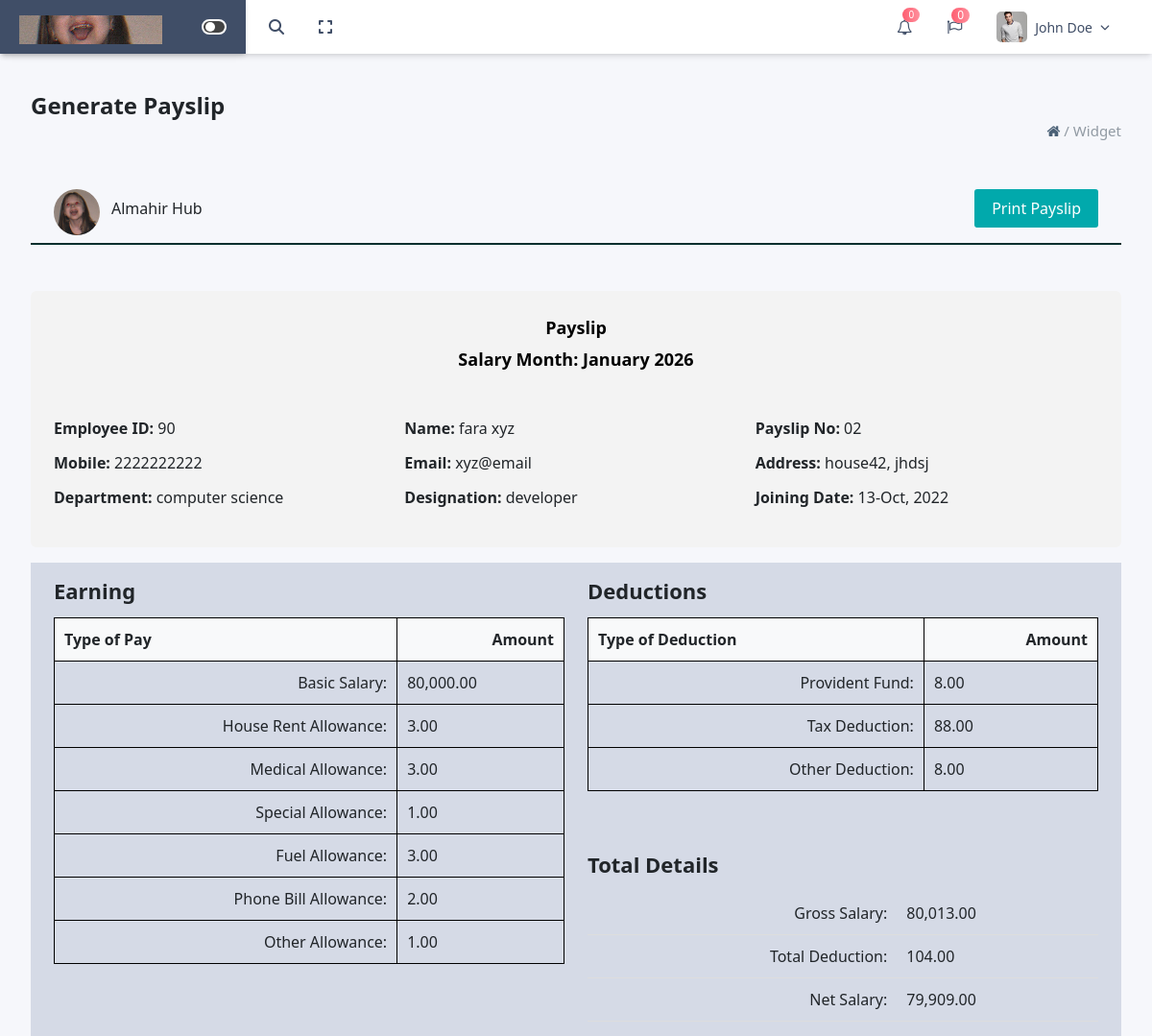
/phpfile/payrolldemo/generate_slip/generate.php?emp_id=7, run on the app's committed database.
### tables this page shows
CREATE TABLE `employee` (
  `id` int(11) NOT NULL,
  `emp_id` varchar(100) DEFAULT NULL,
  `f_name` varchar(100) DEFAULT NULL,
  `l_name` varchar(100) DEFAULT NULL,
  `dob` date DEFAULT NULL,
  `gender` varchar(10) DEFAULT NULL,
  `marital_status` varchar(20) DEFAULT NULL,
  `father_name` varchar(100) DEFAULT NULL,
  `nationality` varchar(100) DEFAULT NULL,
  `passport_no` varchar(100) DEFAULT NULL,
  `photo` varchar(255) DEFAULT NULL,
  `bank_name` varchar(100) DEFAULT NULL,
  `branch_name` varchar(100) DEFAULT NULL,
  `account_name` varchar(100) DEFAULT NULL,
  `account_number` varchar(100) DEFAULT NULL,
  `address` text DEFAULT NULL,
  `city` varchar(100) DEFAULT NULL,
  `contact_nationality` varchar(100) DEFAULT NULL,
  `mobile` varchar(20) DEFAULT NULL,
  `phone` varchar(20) DEFAULT NULL,
  `email` varchar(100) DEFAULT NULL,
  `resume` varchar(255) DEFAULT NULL,
  `offer_letter` varchar(255) DEFAULT NULL,
  `joining_letter` varchar(255) DEFAULT NULL,
  `contract_paper` varchar(255) DEFAULT NULL,
  `id_proof` varchar(255) DEFAULT NULL,
  `other_document` varchar(255) DEFAULT NULL,
  `designation` varchar(100) DEFAULT NULL,
  `join_date` date DEFAULT NULL,
  `status` varchar(10) DEFAULT 'Active',
  `department` varchar(100) DEFAULT NULL
);

CREATE TABLE `salary_details` (
  `id` int(11) NOT NULL,
  `emp_id` int(11) NOT NULL,
  `department` varchar(100) DEFAULT NULL,
  `designation` varchar(100) DEFAULT NULL,
  `enrollment_type` varchar(50) DEFAULT NULL,
  `basic_salary` decimal(10,2) DEFAULT NULL,
  `house_allowance` decimal(10,2) DEFAULT NULL,
  `medical_allowance` decimal(10,2) DEFAULT NULL,
  `special_allowance` decimal(10,2) DEFAULT NULL,
  `fuel_allowance` decimal(10,2) DEFAULT NULL,
  `phone_allowance` decimal(10,2) DEFAULT NULL,
  `other_allowance` decimal(10,2) DEFAULT NULL,
  `provident_fund` decimal(10,2) DEFAULT NULL,
  `tax_deduction` decimal(10,2) DEFAULT NULL,
  `other_deduction` decimal(10,2) DEFAULT NULL,
  `gross_salary` decimal(10,2) DEFAULT NULL,
  `total_deduction` decimal(10,2) DEFAULT NULL,
  `net_salary` decimal(10,2) DEFAULT NULL,
  `created_at` timestamp NOT NULL DEFAULT current_timestamp()
);

### phpfile/payrolldemo/generate_slip/generate.php (the view, shortened to what this page needs)
<?php
$conn = new mysqli("localhost", "root", "", "hrms_dashboard");
$emp_id = $_GET['emp_id'] ?? 0;
$salary_month = $_GET['salary_month'] ?? date('Y-m');
$emp_query = $conn->prepare("SELECT * FROM employee WHERE id = ?");
$emp_query->bind_param("i", $emp_id);
$emp_query->execute();
$employee = $emp_query->get_result()->fetch_assoc();
$salary_query = $conn->prepare("SELECT * FROM salary_details WHERE emp_id = ? ORDER BY created_at DESC LIMIT 1");
$salary_query->bind_param("i", $emp_id);
$salary_query->execute();
$salary = $salary_query->get_result()->fetch_assoc();
list($year, $month) = explode('-', $salary_month);
$payment_query = $conn->prepare("
    SELECT * FROM salary_payments
    WHERE emp_id = ?
    AND YEAR(payment_date) = ?
    AND MONTH(payment_date) = ?
");
$payment_query->bind_param("iii", $emp_id, $year, $month);
$payment_query->execute();
$payment = $payment_query->get_result()->fetch_assoc();
$payslip_no_query = $conn->prepare("
    SELECT COUNT(*) as count FROM salary_payments
    WHERE emp_id = ?
    AND (YEAR(payment_date) < ? OR (YEAR(payment_date) = ? AND MONTH(payment_date) <= ?))
");
$payslip_no_query->bind_param("iiii", $emp_id, $year, $year, $month);
$payslip_no_query->execute();
$payslip_no_result = $payslip_no_query->get_result()->fetch_assoc();
$payslip_no = $payslip_no_result ? $payslip_no_result['count'] : 0;
$payslip_no++;
$month_name = date('F Y', strtotime($salary_month . '-01'));
?>
<!DOCTYPE html>
<html lang="en">
<head>
    <link rel="stylesheet" href="../../../css/bootstrap.css">
    <link rel="stylesheet" href="../../../fontawesome/font-awesome-4.7.0/css/font-awesome.css">
    <link rel="stylesheet" href="https://cdnjs.cloudflare.com/ajax/libs/font-awesome/6.7.2/css/all.min.css">
    <link rel="stylesheet" href="https://cdnjs.cloudflare.com/ajax/libs/font-awesome/4.7.0/css/font-awesome.min.css">
    <script src="https://cdn.tailwindcss.com"></script>
    <link href="https://cdn.jsdelivr.net/npm/bootstrap-select@1.14.0-beta3/dist/css/bootstrap-select.min.css"
          rel="stylesheet">
    <link href="https://cdn.jsdelivr.net/npm/bootstrap@5.3.3/dist/css/bootstrap.min.css" rel="stylesheet">
</head>
<body class="bg-[#F6F7FB]">
<div class="w-full bg-white shadow-md fixed top-0 z-[10]">
    <header class="hidden md:flex items-center justify-between px-6  bg-whitesticky top-0  ml-64 ">
        <div class="float-left py-[12px]">
            <div class="flex items-center relative transition-all duration-500 ease-in-out w-[300px]"
                 id="search-wrapper">
                <button id="trigerIcon" class="absolute left-0 text-[#404E67] transition z-20">
                    <i class="fas fa-search text-[#404E67]"></i>
                </button>
                <button id="fullscreen-toggle"
                        class="p-1 text-[#404E67]
            rounded-full transition-all  duration-500 ease-in-out -ml-2 relative"
                        style="margin-left: -220px;">
                    <i class="fas font-[16px] fa-expand"></i>
                </button>
            </div>
        </div>
        <div class="flex items-center gap-9">
            <div class="relative inline-block text-left">
                <button id="bellButton" onclick="togglebellDopdown()" class="relative focus:outline-none">
                    <i class="fa fa-bell-o text-[#404E67] text-[16px]" aria-hidden="true"></i>
                    <span class="absolute -top-2 -right-2 a1 text-white text-[10px] rounded-full px-1.5">0</span>
                </button>
            </div>
            <div class="relative">
                <i class="fa fa-flag-o  text-[#404E67]" aria-hidden="true"></i>
                <span class="absolute -top-2 -right-2 a1 text-white text-xs rounded-full px-1.5">0</span>
            </div>
            <div class="relative inline-block text-left pr-5">
                <div id="profileButton" onclick="toggleProfileDopdown()" class="flex items-center gap-2 cursor-pointer">
                    <img src="../../../images/img_1.png" alt="user" class="w-8 h-8 rounded-[5px] object-cover">
                    <span class="text-[#404E67] text-[14px] font-medium">John Doe</span>
                    <i class="fas fa-chevron-down text-[10px] text-[#404E67]"></i>
                </div>
            </div>
        </div>
    </header>
</div>
<div class="fixed top-0 start-0 bg-[#404E67] lg:w-64 md:w-full w-full sm:w-full shadow-md lg:p-[20px] md:p-[10px] sm:p-[10px] p-[10px]  z-40">
    <div class="grid grid-cols-12 items-center">
        <div class="col-span-4 flex lg:justify-start justify-start items-center">
            <div class=" hidden lg:block ">
                <img src="../../../images/img.png" class="absolute top-4" alt="">
            </div>
        </div>
        <div class="col-span-4 flex justify-end items-center">
            <div class="hidden lg:flex">
                <div id="toggleSidebarBtn1" class="toggle-container flex">
                    <div class="toggle-circle"></div>
                </div>
            </div>
        </div>
    </div>
</div>
<div id="mainContent" class=" pt-8 pl-8 pr-8 absolute top-1 ">
    <h1 class="font-semibold text-[24px]">Generate Payslip</h1>
    <span>
        <p class="float-right text-[#919aa3] text-[15px]"><a
                    href="http://localhost/project/hrms_dashboard/phpfile/dashboard.php"><i
                        class="fa fa-home text-[#4a6076]"></i></a> / <a
                    href="http://localhost/project/hrms_dashboard/phpfile/settings(1).php">Widget</a></p>
    </span>
    <div class="py-4"></div>
    <div class="w-full mx-auto p-6">
        <div class="flex float-left">
            <img src="../../../images/img_2.png" class="w-12 h-12 rounded-circle" alt="">
            <p class="font-medium pt-2 pl-3">Almahir Hub</p>
        </div>
        <div class=" float-right">
            <button onclick="window.print()"
                    style="padding: 8px 18px; background-color: #01a9ac; color: white; border: none; border-radius: 3px; cursor: pointer;">
                Print Payslip
            </button>
        </div>
    </div>
    <div class="py-3"></div>
    <div class="border-b-2 border-teal-950"></div>
    <div class="py-4"></div>
    <div class="w-full mx-auto p-6 bg-[#f3f3f3] rounded">
        <div class="payslip-header">
            <h1 class="font-bold text-lg text-black">Payslip</h1>
            <h2 class="font-bold text-lg text-black">Salary Month: <?= $month_name ?></h2>
        </div>
        <div class="py-2"></div>
        <div class="grid grid-cols-3 gap-2">
            <div class="col-span-1 ">
                <div class="space-y-3">
                    <p><strong>Employee ID:</strong> <?= $employee['emp_id'] ?></p>
                    <p><strong>Mobile:</strong> <?= $employee['mobile'] ?></p>
                    <p><strong>Department:</strong> <?= $employee['department'] ?></p>
                </div>
            </div>
            <div class="col-span-1">
                <div class="space-y-3">
                    <p><strong>Name:</strong> <?= $employee['f_name'] . ' ' . $employee['l_name'] ?></p>
                    <p><strong>Email:</strong> <?= $employee['email'] ?></p>
                    <p><strong>Designation:</strong> <?= $employee['designation'] ?></p>
                </div>
            </div>
            <div class="col-span-1">
                <div class="space-y-3">
                    <p><strong>Payslip No: </strong><?= str_pad($payslip_no, 2, '0', STR_PAD_LEFT) ?></p>
                    <p><strong>Address:</strong> <?= $employee['address'] . ', ' . $employee['city'] ?></p>
                    <p><strong>Joining Date:</strong> <?= date('d-M, Y', strtotime($employee['join_date'])) ?></p>
                </div>
            </div>
        </div>
        <div class="py-2"></div>
    </div>
    <div class="py-2"></div>
    <div class="w-full bg-[#d5dae6]  pl-6 pr-6">
        <div class="grid grid-cols-12 gap-4">
            <div class="lg:col-span-6 md:col-span-6 sm:col-span-12 col-span-12">
                <div class="py-2"></div>
                <h1 class="font-bold text-[22px] tracking-normal">Earning</h1>
                <table class="table-bordered border-black">
                    <tr>
                        <th>Type of Pay</th>
                        <th class="text-right">Amount</th>
                    </tr>
                    <tr>
                        <td class="text-end font-medium">Basic Salary:</td>
                        <td class="text-left"><?= number_format($salary['basic_salary'] ?? 0, 2) ?></td>
                    </tr>
                    <tr>
                        <td class="text-end font-medium">House Rent Allowance:</td>
                        <td class="text-left"><?= number_format($salary['house_allowance'] ?? 0, 2) ?></td>
                    </tr>
                    <tr>
                        <td class="text-end font-medium">Medical Allowance:</td>
                        <td class="text-left"><?= number_format($salary['medical_allowance'] ?? 0, 2) ?></td>
                    </tr>
                    <tr>
                        <td class="text-end font-medium">Special Allowance:</td>
                        <td class="text-left"><?= number_format($salary['special_allowance'] ?? 0, 2) ?></td>
                    </tr>
                    <tr>
                        <td class="text-end font-medium">Fuel Allowance:</td>
                        <td class="text-left"><?= number_format($salary['fuel_allowance'] ?? 0, 2) ?></td>
                    </tr>
                    <tr>
                        <td class="text-end font-medium">Phone Bill Allowance:</td>
                        <td class="text-left"><?= number_format($salary['phone_allowance'] ?? 0, 2) ?></td>
                    </tr>
                    <tr>
                        <td class="text-end font-medium">Other Allowance:</td>
                        <td class="text-left"><?= number_format($salary['other_allowance'] ?? 0, 2) ?></td>
                    </tr>
                </table>
            </div>
            <div class="lg:col-span-6 md:col-span-6 sm:col-span-12 col-span-12">
                <div class="py-2"></div>
                <h3 class="font-bold text-[22px] tracking-normal">Deductions</h3>
                <table class="table-bordered border-black">
                    <tr>
                        <th>Type of Deduction</th>
                        <th class="text-right">Amount</th>
                    </tr>
                    <tr>
                        <td class="text-end font-medium">Provident Fund:</td>
                        <td class="text-left"><?= number_format($salary['provident_fund'] ?? 0, 2) ?></td>
                    </tr>
                    <tr>
                        <td class="text-end font-medium">Tax Deduction:</td>
                        <td class="text-left"><?= number_format($salary['tax_deduction'] ?? 0, 2) ?></td>
                    </tr>
                    <tr>
                        <td class="text-end font-medium">Other Deduction:</td>
                        <td class="text-left"><?= number_format($salary['other_deduction'] ?? 0, 2) ?></td>
                    </tr>
                </table>
                <div class="py-4"></div>
                <h1 class="font-bold text-[22px] tracking-normal">Total Details</h1>
                <table>
                    <tr>
                        <td class="text-end font-medium">Gross Salary:</td>
                        <td class="text-left"><?= number_format($payment['gross_salary'] ?? $salary['gross_salary'] ?? 0, 2) ?></td>
                    </tr>
                    <tr>
                        <td class="text-end font-medium">Total Deduction:</td>
                        <td class="text-left"><?= number_format($payment['total_deduction'] ?? $salary['total_deduction'] ?? 0, 2) ?></td>
                    </tr>
                    <tr>
                        <td class="text-end font-medium">Net Salary:</td>
                        <td class="text-left"><?= number_format($payment['net_salary'] ?? $salary['net_salary'] ?? 0, 2) ?></td>
                    </tr>
                </table>
            </div>
        </div>
    </div>
</div>
</body>
</html>

### phpfile/payrolldemo/generate_slip/generate.php (style rules this page uses)
html, body { overflow-x: hidden; }
.a1 { background: linear-gradient(to right, #fe5d70, #fe909d); }
.toggle-container { width: 26px; height: 16px; background-color: #444; border-radius: 9999px; cursor: pointer; position: relative; overflow: hidden; border: 2px solid white; }
.toggle-circle { width: 10px; height: 10px; background-color: white; border-radius: 50%; position: absolute; top: 1px; left: 2px; transition: transform 0.3s ease; }
#mainContent { margin-top: 60px; overflow-x: hidden; }
.payslip-header { text-align: center; margin-bottom: 30px; position: relative; }
.payslip-header h1 { color: #2c3e50; margin-bottom: 5px; }
.payslip-header h2 { color: #7f8c8d; margin-top: 0; }
table { width: 100%; border-collapse: collapse; margin: 15px 0; }
th, td { padding: 10px; text-align: left; border-bottom: 1px solid #ddd; }
th { background-color: #f8f9fa; }
.text-right { text-align: right; }

### data on the page
employee: emp "90", mobile "2222222222", department "computer science", f_name "fara", l_name "xyz", email "xyz@email", designation "developer", address "house42", city "jhdsj", join_date "13-Oct, 2022"
salary_details: basic_salary "80,000.00", house_allowance "3.00", medical_allowance "3.00", special_allowance "1.00", fuel_allowance "3.00", phone_allowance "2.00", other_allowance "1.00", provident_fund "8.00", tax_deduction "88.00", other_deduction "8.00", gross_salary "80,013.00", total_deduction "104.00", net_salary "79,909.00"

### other printed values
$month_name "January 2026"
str_pad($payslip_no, 2, '0', STR_PAD_LEFT) "02"
